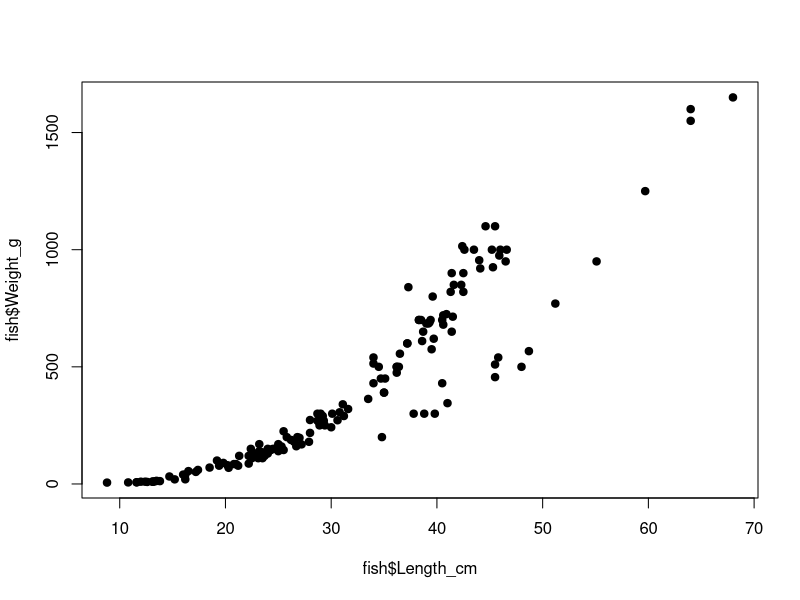
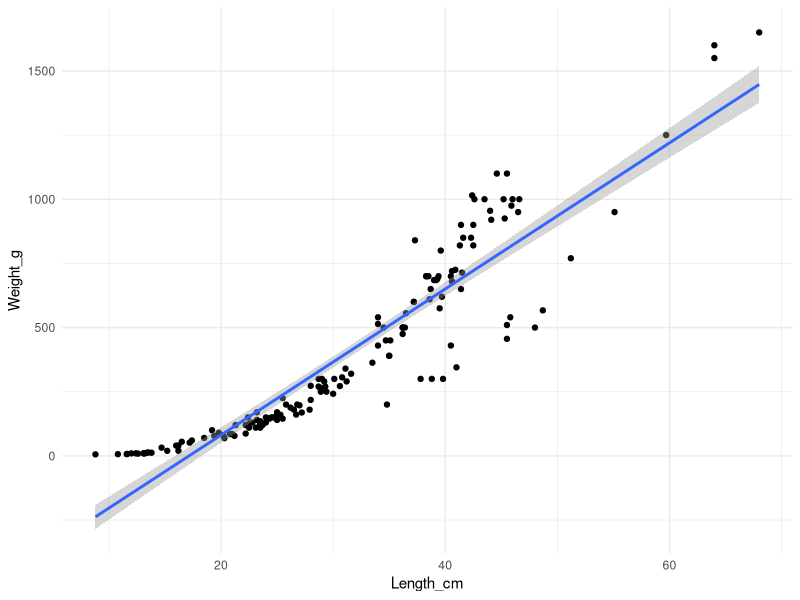
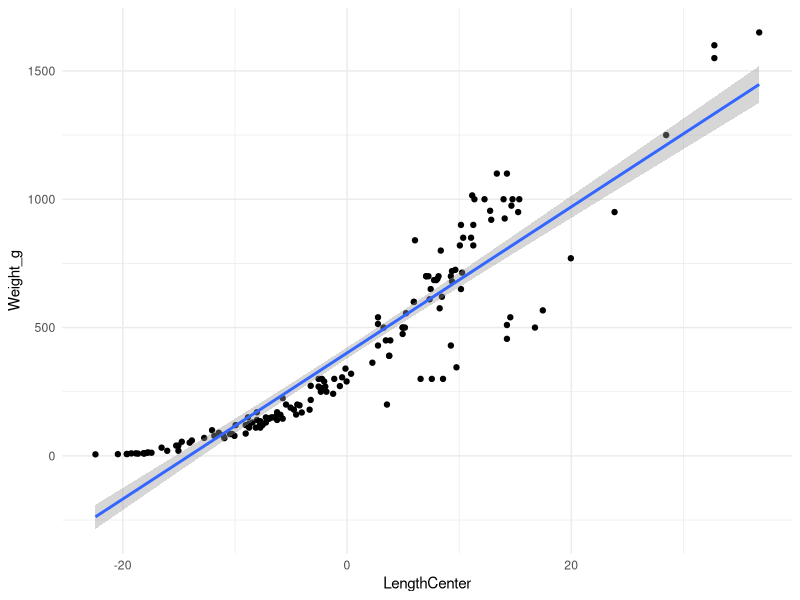
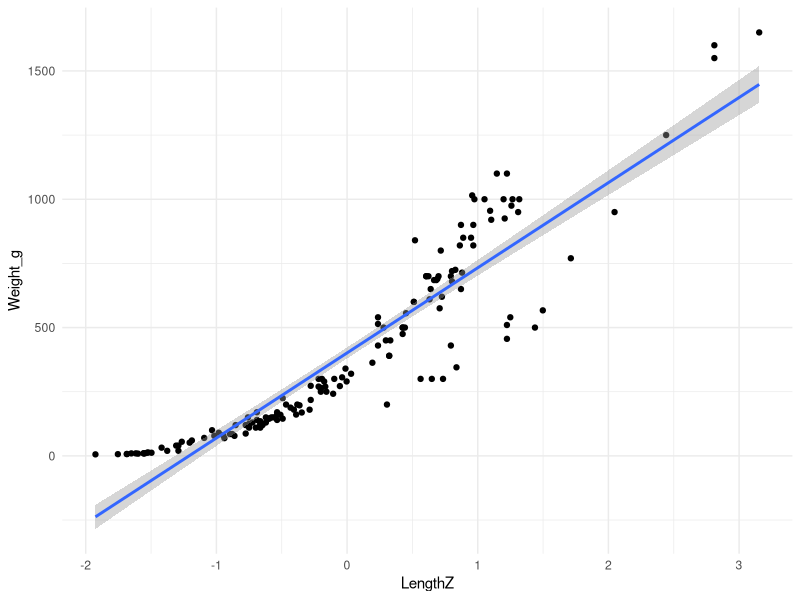
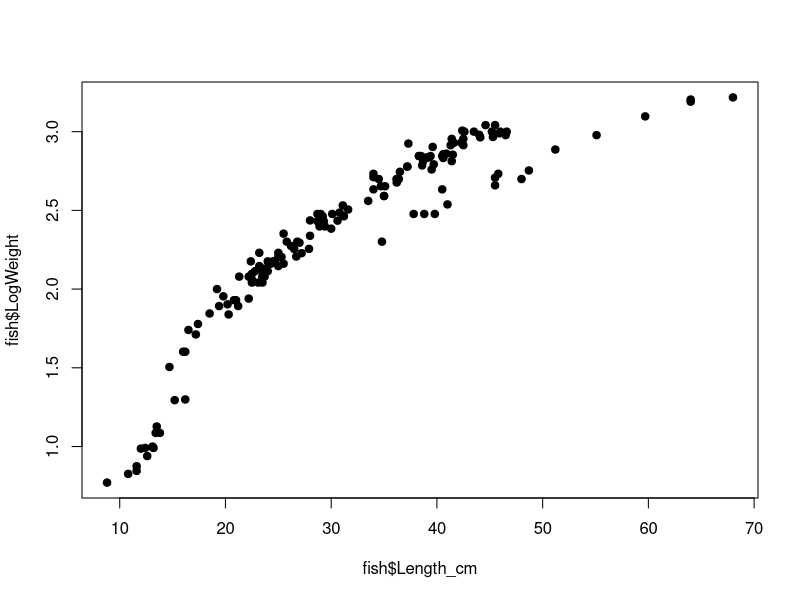
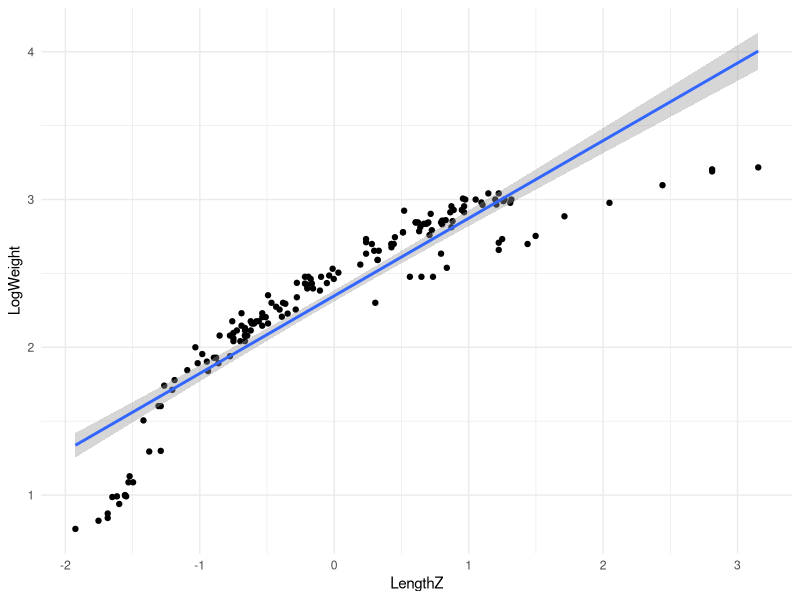

Source code (R) for these figures, in order:
## ---- chunk 1
library(broom)
library(tidyverse)
fish <- read_csv('fishCatchData.csv')
tibble(fish)
mean(fish$Weight_g)
## ---- chunk 2
plot(fish$Length_cm, fish$Weight_g, pch=19)   # (plot(x,y) puts x on x-axis and y on y-axis)
## ---- chunk 3
model <- lm(Weight_g ~ Length_cm, fish)
coef(model)
## ---- chunk 4
summary(model)
## ---- chunk 5
fish %>% ggplot(aes(x = Length_cm, y = Weight_g)) +
  geom_point() + geom_smooth(method = 'lm') +
  theme_minimal()
## ---- chunk 6
fish <- mutate(fish, LengthCenter = Length_cm - mean(Length_cm), LengthZ = LengthCenter / sd(LengthCenter))
tibble(fish)
## ---- chunk 7
model_c <- lm (Weight_g ~ LengthCenter, fish)
model_z <- lm (Weight_g ~ LengthZ, fish)
## ---- chunk 8
coef(model)
coef(model_c)
## ---- chunk 9
coef(model_c)
coef(model_z)
## ---- chunk 10
glance(model)$r.squared
glance(model_c)$r.squared
glance(model_z)$r.squared
## ---- chunk 11
fish %>% ggplot(aes(x = LengthCenter, y = Weight_g)) +
  geom_point() + geom_smooth(method = 'lm') +
  theme_minimal()
fish %>% ggplot(aes(x = LengthZ, y = Weight_g)) +
  geom_point() + geom_smooth(method = 'lm') +
  theme_minimal()

## ---- chunk 12
fish <- mutate(fish, LogWeight = log(Weight_g,10))
tibble(fish)
## ---- chunk 13
plot(fish$Length_cm, fish$LogWeight, pch=19)   # (plot(x,y) puts x on x-axis and y on y-axis)
## ---- chunk 14
model_log_z <- lm (LogWeight ~ LengthZ, fish)
fish %>% ggplot(aes(x = LengthZ, y = LogWeight)) +
  geom_point() + geom_smooth(method = 'lm') +
  theme_minimal()
glance(model_log_z)$r.squared
## ---- chunk 15
fish <- mutate(fish, WeightZ = scale(Weight_g))
tibble(fish)
## ---- chunk 16
cor(fish$WeightZ,fish$LengthZ)
